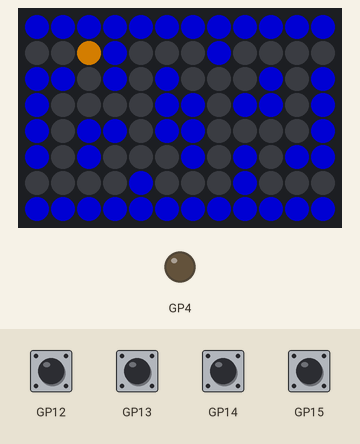
Bench run of a program on a simulated Raspberry Pi Pico running MicroPython. On the bench: 12×8 RGB LED matrix, output pins drawn as LEDs (lit = HIGH). Inputs (shaded band) come from the test bench. Dim RGB values are drawn brighter than linear.

Above: at 1.2 s.
1.3 s: button left pressed for 0.65 s
At 1.9 s:
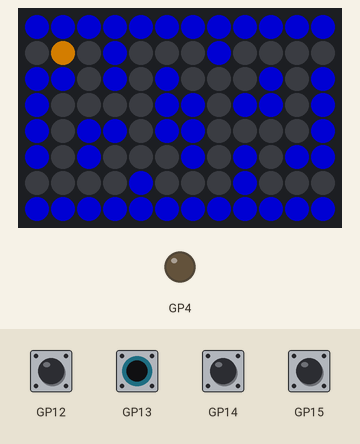
4.5 s: button down pressed for 0.65 s
At 5.3 s:
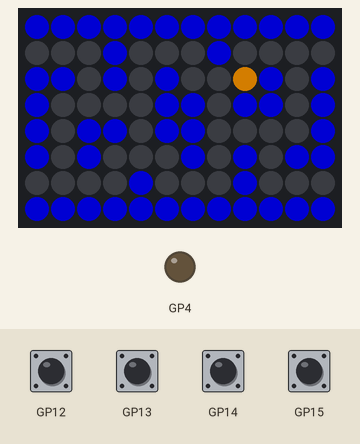
6.6 s: button left pressed for 1 s
At 8.7 s:
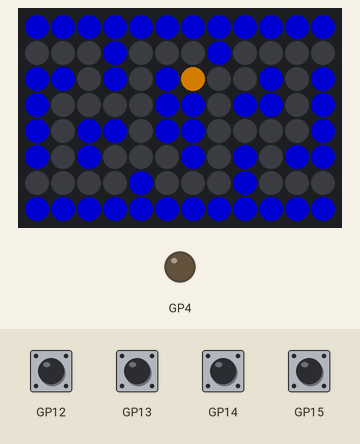
9.1 s: button up pressed for 0.65 s
At 10.8 s:
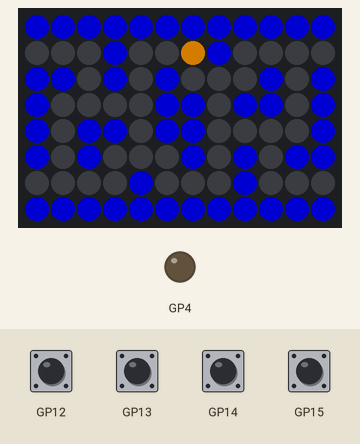
Timing chart, 0 to 12.2 s (numbered marks = the images above; inputs shaded):
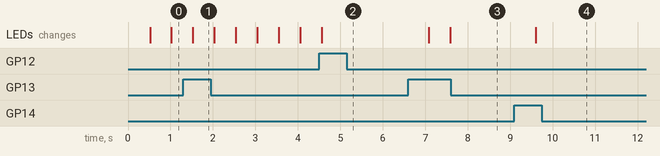

Measured:
- after the input at 1.3 s, the LEDs: change after 0.23 s (image 1)
- after the input at 4.5 s, the LEDs: change after 0.06 s (image 2)
- after the input at 6.6 s, the LEDs: first change after 0.48 s (image 3 shows a later state)
- after the input at 9.1 s, the LEDs: change after 0.51 s (image 4)

The program:

ZIP96Pico_-_A-Mazing_Game_-_Lesson_04.py
```python
import ZIP96Pico
from utime import sleep

# Class to store our player functionality
class Player():
    # Player object constructor
    def __init__(self, x, y, colour, walls, screen, screenWidth, screenHeight):
        self.x = x
        self.y = y
        self.colour = colour
        self.walls = walls
        self.screen = screen
        self.screenWidth = screenWidth
        self.screenHeight = screenHeight
        # Draw the starting position
        self.draw()

    # Draw the current position on the screen
    def draw(self):
        self.screen.setLEDMatrix(self.x, self.y, self.colour)

    # Draw a blank space in the current position on the screen
    def drawEmpty(self):
        self.screen.setLEDMatrix(self.x, self.y, self.screen.BLACK)

    # Update the current position
    def move(self, x, y):
        # Reset the current position on the screen
        self.drawEmpty()

        # Change the current position by the x and y parameters
        self.x += x
        self.y += y

        # Check the new x position is valid (not off the edge of the screen)
        if (self.x < 0): self.x = self.screenWidth - 1
        if (self.x >= self.screenWidth): self.x = 0

        # Check the new y position is valid (not off the edge of the screen)
        if (self.y < 0): self.y = self.screenHeight - 1
        if (self.y >= self.screenHeight): self.y = 0

        # Check each wall in our list
        for wall in self.walls:
            # If the player is colliding with a wall
            if wall.collision(self.x, self.y):
                # Undo the new position using the x and y parameters
                self.x -= x
                self.y -= y
                # Cannot collide with more than one wall so leave loop
                break

        # Update the new position on the screen
        self.draw()

# Class to store our Wall functionality
class Wall():
    # Wall object constructor
    def __init__(self, x, y, colour, screen):
        self.x = x
        self.y = y
        self.colour = colour
        self.screen = screen
        # Draw the starting position
        self.draw()

    # Draw the current position on the screen
    def draw(self):
        self.screen.setLEDMatrix(self.x, self.y, self.colour)

    # Check if the given x and y are the same as our current position
    def collision(self, x, y):
        return self.x == x and self.y == y

# Setup ZIP96Pico variables
screenWidth = 12
screenHeight = 8
gamer = ZIP96Pico.KitronikZIP96()
screen = gamer.Screen

# List to store the coordinates of our walls
wallsXY = [(0, 0), (1, 0), (2, 0), (3, 0), (4, 0), (5, 0), (6, 0), (7, 0), (8, 0), (9, 0), (10, 0), (11, 0),
                                   (3, 1),                         (7, 1),
           (0, 2), (1, 2),         (3, 2),         (5, 2),                         (9, 2),          (11, 2),
           (0, 3),                                 (5, 3), (6, 3),         (8, 3), (9, 3),          (11, 3),
           (0, 4),         (2, 4), (3, 4),         (5, 4), (6, 4),                                  (11, 4),
           (0, 5),         (2, 5),                         (6, 5),         (8, 5),         (10, 5), (11, 5),
                                           (4, 6),                         (8, 6),
           (0, 7), (1, 7), (2, 7), (3, 7), (4, 7), (5, 7), (6, 7), (7, 7), (8, 7), (9, 7), (10, 7), (11, 7)]
# List to store our wall objects
walls = []
# Loop to create wall objects using the wallsXY coordinates
for wallXY in wallsXY:
    # Add the wall objects to our walls list
    walls.append(Wall(wallXY[0], wallXY[1], gamer.Screen.BLUE, screen))

# Create an object for our player
player = Player(0, 1, gamer.Screen.YELLOW, walls, screen, screenWidth, screenHeight)

# Show the created objects on the screen
screen.show()

# Setup game variables
moveDelay = 0.5
moveX = 1
moveY = 0

# Start game loop
while 1:

    # Wait for moveDelay before moving
    sleep(moveDelay)

    # When up pressed, change player y position by -1
    if (gamer.Up.pressed()):
        moveX = 0
        moveY = -1

    # When down pressed, change player y position by 1
    if (gamer.Down.pressed()):
        moveX = 0
        moveY = 1

    # When left pressed, change player x position by -1
    if (gamer.Left.pressed()):
        moveX = -1
        moveY = 0

    # When right pressed, change player x position by 1
    if (gamer.Right.pressed()):
        moveX = 1
        moveY = 0

    # Update the player position using the move values
    player.move(moveX, moveY)

    # Show the updates on the screen
    screen.show()
```
